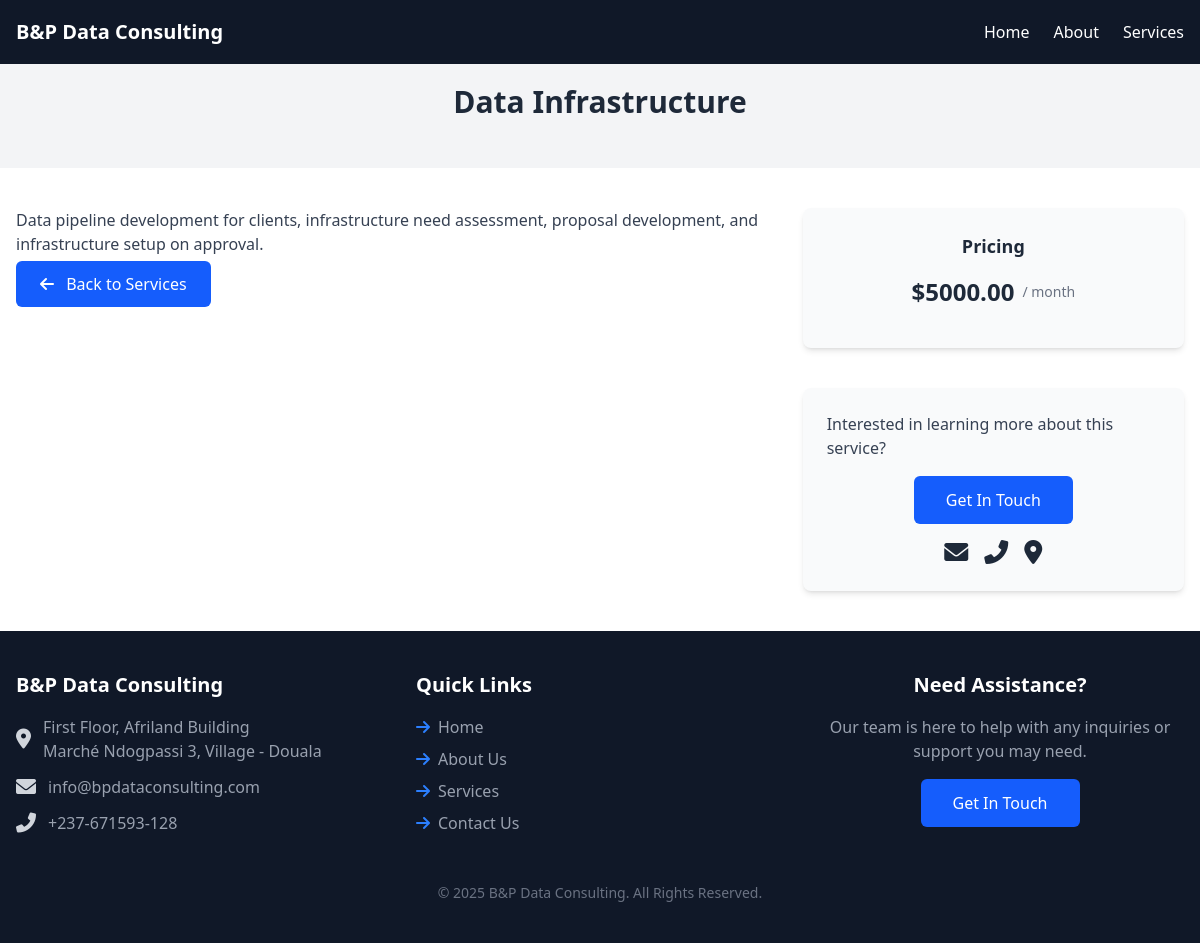
The app's page /services/1/ with its own data.
### core/models.py (models this page shows, shortened)
class Service(models.Model):
    STATUS_CHOICES = [
        ('active', 'Active'),
        ('inactive', 'Inactive'),
    ]
    name = models.CharField(max_length=100)
    description = models.TextField(blank=True, null=True)
    price = models.DecimalField(max_digits=10, decimal_places=2)
    status = models.CharField(max_length=10, choices=STATUS_CHOICES, default='active')
    date_included = models.DateField()
    currency = models.CharField(max_length=10, default='USD')
    on_promotion = models.BooleanField(default=False)
    discount = models.DecimalField(max_digits=5, decimal_places=2, default=0.00)
    promotion_end_date = models.DateField(blank=True, null=True)
    created = models.DateTimeField(auto_now_add=True)
    updated = models.DateTimeField(auto_now=True)

### core/views.py (the view)
# urls.py: path('services/<int:service_id>/', views.service_detail, name='service_details'), #service details page
def service_detail(request, service_id):
    service = get_object_or_404(Service, id=service_id)
    return render(request, 'service_details.html', {'service': service})

### core/templates/service_details.html (shortened to what this page needs)
{% extends 'base.html' %}
{% load static %}
{% block content %}
{% include 'partials/_header.html' %}
<section class="bg-gray-100 mt-15">
  <div class="max-w-7xl mx-auto px-4 py-6  text-center">
    <h2 class="text-3xl font-bold mb-6" data-aos="fade-up">{{ service.name|capfirst }}</h2>
  </div>
</section>
<section class="bg-white py-10">
  <div class="max-w-7xl mx-auto px-4">
    <div class="flex flex-col md:flex-row gap-6">
      <div class="md:w-2/3" data-aos="fade-up" data-aos-delay="100">
        <p class="text-gray-700">{{ service.description|capfirst }}</p>
        <div class="text-center md:text-left py-4">
          <a href="/services"
            class="bg-blue-600 text-white py-3 px-6 rounded-md font-medium hover:bg-blue-500 transition">
            <i class="fa fa-arrow-left text-white mr-2"></i>
            Back to
            Services</a>
        </div>
      </div>
      <div class="md:w-1/3" data-aos="fade-up" data-aos-delay="300">
        <div class="flex flex-col">
          <div class="bg-gray-50 rounded-lg p-6 shadow-md">
            <h4 class="text-lg font-bold text-center text-3xl mb-4">Pricing</h4>
            <div class="flex items-center justify-center mb-4">
              <span class="text-2xl font-bold text-gray-800">${{ service.price }}</span>
              <span class="text-sm text-gray-500 ml-2">/ month</span>
            </div>
          </div>
          <div class="bg-gray-50 rounded-lg p-6 shadow-md mt-10">
            <div class="flex flex-col items-center ">
              <p class="text-gray-700 mb-4">Interested in learning more about this service?</p>
              <button onclick="showContactModal()"
                class="bg-blue-600 hover:bg-blue-500 text-white py-3 px-8 rounded-md font-medium transition mb-4">
                Get In Touch
              </button>
            </div>
            <div class="flex justify-center space-x-4">
              <a href="mailto:info@bpdataconsulting.com" class="icon">
                <i class="fas fa-envelope text-2xl transition-transform transform hover:scale-120"></i>
              </a>
              <a href="tel:+237671593128" class="icon">
                <i class="fas fa-phone-alt text-2xl transition-transform transform hover:scale-120"></i>
              </a>
              <a href="https://www.google.com/maps?q=First+Floor,+Afriland+Building,+Marché+Ndogpassi+3,+Village+-+Douala"
                target="_blank" class="icon">
                <i class="fas fa-map-marker-alt text-2xl transition-transform transform hover:scale-120"></i>
              </a>
            </div>
          </div>
        </div>
      </div>
    </div>
  </div>
</section>
{% endblock content %}
{% block footer %}
{% include 'partials/_footer.html' %}
{% endblock footer%}

### core/templates/base.html (style rules this page uses)
html, body { height: 100%; }

### records on screen
Service: name "Data Infrastructure", description "Data pipeline development for clients, infrastructure need assessment, proposal development, and infrastructure setup on approval.", price "5000.00"
